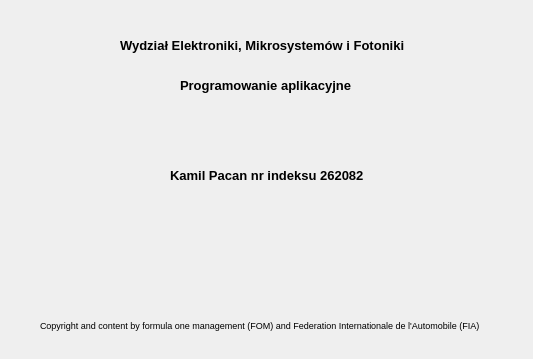
<?xml version="1.0" encoding="UTF-8"?>
<ui version="4.0">
 <class>Drugie_Okno</class>
 <widget class="QDialog" name="Drugie_Okno">
  <property name="geometry">
   <rect>
    <x>0</x>
    <y>0</y>
    <width>533</width>
    <height>359</height>
   </rect>
  </property>
  <property name="minimumSize">
   <size>
    <width>533</width>
    <height>359</height>
   </size>
  </property>
  <property name="maximumSize">
   <size>
    <width>533</width>
    <height>359</height>
   </size>
  </property>
  <property name="windowTitle">
   <string>Autor</string>
  </property>
  <property name="windowIcon">
   <iconset resource="Resources.qrc">
    <normaloff>:/jpg/Zdjecia/56x56.png</normaloff>:/jpg/Zdjecia/56x56.png</iconset>
  </property>
  <widget class="QLabel" name="label">
   <property name="geometry">
    <rect>
     <x>170</x>
     <y>150</y>
     <width>211</width>
     <height>51</height>
    </rect>
   </property>
   <property name="font">
    <font>
     <pointsize>10</pointsize>
     <weight>75</weight>
     <bold>true</bold>
    </font>
   </property>
   <property name="text">
    <string>Kamil Pacan nr indeksu 262082</string>
   </property>
  </widget>
  <widget class="QLabel" name="label_2">
   <property name="geometry">
    <rect>
     <x>40</x>
     <y>300</y>
     <width>481</width>
     <height>51</height>
    </rect>
   </property>
   <property name="font">
    <font>
     <pointsize>7</pointsize>
    </font>
   </property>
   <property name="text">
    <string>Copyright and content by formula one management (FOM) and Federation Internationale de l'Automobile (FIA)</string>
   </property>
  </widget>
  <widget class="QLabel" name="label_3">
   <property name="geometry">
    <rect>
     <x>120</x>
     <y>10</y>
     <width>341</width>
     <height>71</height>
    </rect>
   </property>
   <property name="font">
    <font>
     <pointsize>10</pointsize>
     <weight>75</weight>
     <bold>true</bold>
    </font>
   </property>
   <property name="text">
    <string>Wydział Elektroniki, Mikrosystemów i Fotoniki</string>
   </property>
  </widget>
  <widget class="QLabel" name="label_5">
   <property name="geometry">
    <rect>
     <x>180</x>
     <y>60</y>
     <width>211</width>
     <height>51</height>
    </rect>
   </property>
   <property name="font">
    <font>
     <pointsize>10</pointsize>
     <weight>75</weight>
     <bold>true</bold>
    </font>
   </property>
   <property name="text">
    <string>Programowanie aplikacyjne</string>
   </property>
  </widget>
 </widget>
 <resources>
  <include location="Resources.qrc"/>
 </resources>
 <connections/>
</ui>
